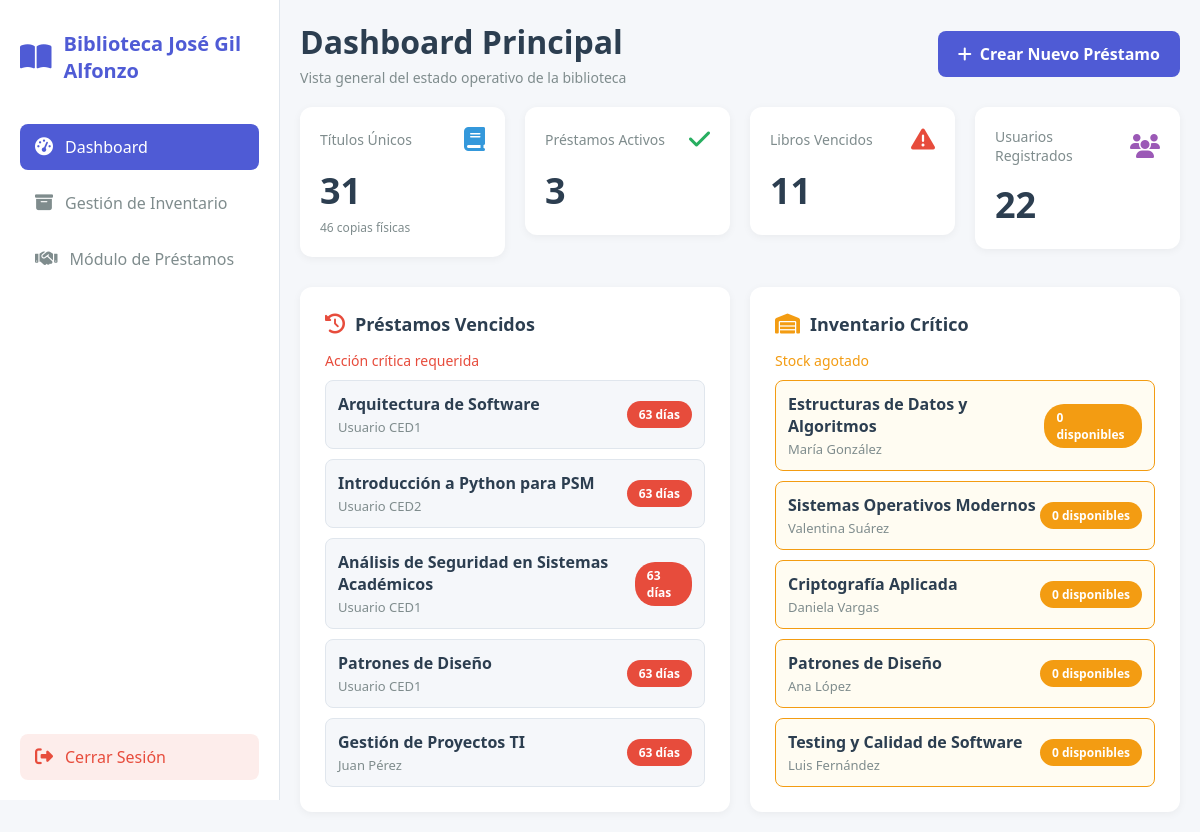
Page / (signed in) on the earlier database version.
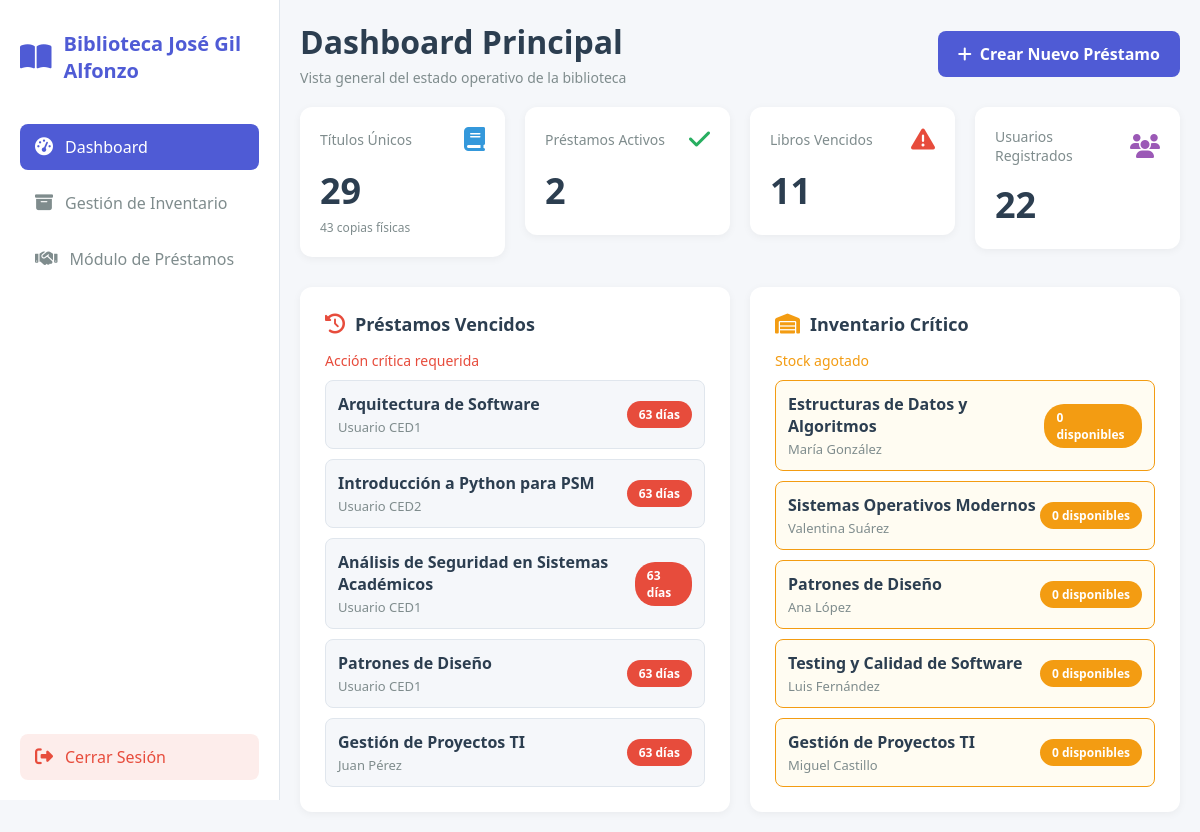
Same page on the later database version.
### core/models.py (models this page shows)
class Documentos(models.Model):
    id_documento = models.AutoField(primary_key=True)
    titulo = models.CharField(max_length=255)
    codigo_cota = models.CharField(unique=True, max_length=50, blank=True, null=True)
    fecha_publicacion = models.DateField(blank=True, null=True)
    id_tipo_documento = models.ForeignKey('TipoDocumento', models.DO_NOTHING, db_column='id_tipo_documento')
    id_carrera = models.ForeignKey(Carreras, models.DO_NOTHING, db_column='id_carrera', blank=True, null=True)
    class Meta:
        managed = True
        db_table = 'documentos'

### core/views.py (the view)
# urls.py: path('', web_views.dashboard_page, name='dashboard'),
@ensure_csrf_cookie
@login_required(login_url='login')
def dashboard_page(request):
    if not _is_admin_user(request.user):
        return redirect('gestion_prestamos')
    from django.db.models import Count, Sum, Q, F, Min
    from django.utils import timezone
    total_documentos = Documentos.objects.count()
    total_items = Ejemplares.objects.exclude(
        id_estado_ejemplar__nombre_estado__icontains='ELIMIN'
    ).exclude(unidad_fisica=0).aggregate(
        total=Sum('unidad_fisica')
    )['total'] or 0
    open_details = DetallePrestamo.objects.filter(
        id_prestamo=OuterRef('pk'),
        fecha_devolucion_real__isnull=True
    )
    today = timezone.now().date()
    prestamos_con_abiertos = Prestamos.objects.annotate(
        has_open=Exists(open_details),
        min_due=Min('detalleprestamo__fecha_vencimiento',
                    filter=Q(detalleprestamo__fecha_devolucion_real__isnull=True))
    )
    prestamos_activos = prestamos_con_abiertos.filter(
        has_open=True,
        min_due__gte=today
    ).count()
    prestamos_vencidos = prestamos_con_abiertos.filter(
        has_open=True,
        min_due__lt=today
    ).count()
    usuarios_registrados = Usuarios.objects.count()
    detalles_vencidos = DetallePrestamo.objects.filter(
        fecha_devolucion_real__isnull=True,
        fecha_vencimiento__lt=today
    ).select_related(
        'id_prestamo__id_usuario',
        'id_ejemplar__id_documento'
    ).order_by('fecha_vencimiento')[:5]
    prestamos_vencidos_list = []
    for detalle in detalles_vencidos:
        dias_vencido = (today - detalle.fecha_vencimiento).days
        usuario = detalle.id_prestamo.id_usuario
        documento = detalle.id_ejemplar.id_documento
        prestamos_vencidos_list.append({
            'titulo': documento.titulo,
            'usuario': f"{usuario.nombre} {usuario.apellido}",
            'dias': dias_vencido
        })
    prestamos_activos_sub = DetallePrestamo.objects.filter(
        id_ejemplar_id=OuterRef('pk'),
        fecha_devolucion_real__isnull=True
    ).values('id_ejemplar_id').annotate(c=Count('id_ejemplar_id')).values('c')
    ejemplares_con_disp = Ejemplares.objects.exclude(
        id_estado_ejemplar__nombre_estado__icontains='ELIMIN'
    ).exclude(unidad_fisica=0).annotate(
        prestados=Coalesce(Subquery(prestamos_activos_sub, output_field=IntegerField()), Value(0)),
        disponibles=F('unidad_fisica') - F('prestados')
    )
    docs_sin_stock = ejemplares_con_disp.values(
        'id_documento_id'
    ).annotate(
        total_disponibles=Sum('disponibles')
    ).filter(
        total_disponibles=0
    ).values_list('id_documento_id', flat=True)[:5]
    inventario_critico = []
    for doc_id in docs_sin_stock:
        try:
            doc = Documentos.objects.get(id_documento=doc_id)
            autor_rel = DocumentoAutores.objects.filter(id_documento=doc).select_related('id_autor').first()
            autor = f"{autor_rel.id_autor.nombre} {autor_rel.id_autor.apellido}" if autor_rel else "Autor desconocido"
            inventario_critico.append({
                'titulo': doc.titulo,
                'autor': autor
            })
        except Documentos.DoesNotExist:
            continue
    context = {
        'active_page': 'dashboard',
        'total_documentos': total_documentos,
        'total_items': total_items,
        'prestamos_activos': prestamos_activos,
        'prestamos_vencidos': prestamos_vencidos,
        'usuarios_registrados': usuarios_registrados,
        'prestamos_vencidos_list': prestamos_vencidos_list,
        'inventario_critico': inventario_critico,
    }
    return render(request, 'dashboard.html', context)

### core/views.py (called while the page is built)
def _is_admin_user(user) -> bool:
    if not user or not getattr(user, 'is_authenticated', False):
        return False
    if getattr(user, 'is_superuser', False) or getattr(user, 'is_staff', False):
        return True
    try:
        udom = Usuarios.objects.select_related('id_rol').get(id_usuario=user.id)
        return (udom.id_rol and str(udom.id_rol.nombre_rol).strip().lower() == 'admin')
    except Exception:
        return False

### templates/dashboard.html (shortened to what this page needs)
{% extends "base.html" %}
{% block content %}
    <div class="header">
        <div>
            <h1>Dashboard Principal</h1>
            <p>Vista general del estado operativo de la biblioteca</p>
        </div>
        <a href="{% url 'registrar_prestamos' %}" class="btn-primary">
            <i class="fa-solid fa-plus"></i>
            Crear Nuevo Préstamo
        </a>
    </div>
    <div class="dashboard-grid">
        <a href="{% url 'gestion_inventario' %}" style="text-decoration: none; color: inherit;">
            <div class="stat-card" style="cursor: pointer; transition: transform 0.2s, box-shadow 0.2s;" onmouseover="this.style.transform='translateY(-4px)'; this.style.boxShadow='0 4px 12px rgba(0,0,0,0.1)'" onmouseout="this.style.transform='translateY(0)'; this.style.boxShadow='0 2px 8px rgba(0,0,0,0.05)'">
                <div class="stat-card-header">
                    <p>Títulos Únicos</p>
                    <i class="fa-solid fa-book blue"></i>
                </div>
                <h2>{{ total_documentos|default:0 }}</h2>
                <small style="color: var(--text-light); font-size: 12px;">{{ total_items|default:0 }} copias físicas</small>
            </div>
        </a>
        <a href="{% url 'gestion_prestamos' %}?estado=activo" style="text-decoration: none; color: inherit;">
            <div class="stat-card" style="cursor: pointer; transition: transform 0.2s, box-shadow 0.2s;" onmouseover="this.style.transform='translateY(-4px)'; this.style.boxShadow='0 4px 12px rgba(0,0,0,0.1)'" onmouseout="this.style.transform='translateY(0)'; this.style.boxShadow='0 2px 8px rgba(0,0,0,0.05)'">
                <div class="stat-card-header">
                    <p>Préstamos Activos</p>
                    <i class="fa-solid fa-check green"></i>
                </div>
                <h2>{{ prestamos_activos|default:0 }}</h2>
            </div>
        </a>
        <a href="{% url 'gestion_prestamos' %}?estado=retrasado" style="text-decoration: none; color: inherit;">
            <div class="stat-card" style="cursor: pointer; transition: transform 0.2s, box-shadow 0.2s;" onmouseover="this.style.transform='translateY(-4px)'; this.style.boxShadow='0 4px 12px rgba(0,0,0,0.1)'" onmouseout="this.style.transform='translateY(0)'; this.style.boxShadow='0 2px 8px rgba(0,0,0,0.05)'">
                <div class="stat-card-header">
                    <p>Libros Vencidos</p>
                    <i class="fa-solid fa-triangle-exclamation red"></i>
                </div>
                <h2>{{ prestamos_vencidos|default:0 }}</h2>
            </div>
        </a>
        <a href="{% url 'gestion_usuarios' %}" style="text-decoration: none; color: inherit;">
            <div class="stat-card" style="cursor: pointer; transition: transform 0.2s, box-shadow 0.2s;" onmouseover="this.style.transform='translateY(-4px)'; this.style.boxShadow='0 4px 12px rgba(0,0,0,0.1)'" onmouseout="this.style.transform='translateY(0)'; this.style.boxShadow='0 2px 8px rgba(0,0,0,0.05)'">
                <div class="stat-card-header">
                    <p>Usuarios Registrados</p>
                    <i class="fa-solid fa-users purple"></i>
                </div>
                <h2>{{ usuarios_registrados|default:0 }}</h2>
            </div>
        </a>
    </div>
    <div class="main-sections">
        <div class="card">
            <div class="card-title">
                <i class="fa-solid fa-clock-rotate-left red"></i>
                Préstamos Vencidos
            </div>
            <p style="font-size: 14px; color: var(--status-red); margin-bottom: 10px;">Acción crítica requerida</p>
            <div class="item-list">
                {% if prestamos_vencidos_list %}
                    {% for prestamo in prestamos_vencidos_list %}
                    <div class="list-item">
                        <div class="item-info">
                            <p>{{ prestamo.titulo }}</p>
                            <p>{{ prestamo.usuario }}</p>
                        </div>
                        <span class="days-badge">{{ prestamo.dias }} día{{ prestamo.dias|pluralize:"s" }}</span>
                    </div>
                    {% endfor %}
                {% else %}
                    <div class="empty-state" style="padding: 20px;">
                        <i class="fa-solid fa-check-circle" style="color: var(--status-green);"></i>
                        <p>No hay préstamos vencidos</p>
                    </div>
                {% endif %}
            </div>
        </div>
        <div class="card">
            <div class="card-title">
                <i class="fa-solid fa-warehouse orange"></i>
                Inventario Crítico
            </div>
            <p style="font-size: 14px; color: var(--status-orange); margin-bottom: 10px;">Stock agotado</p>
            <div class="item-list">
                {% if inventario_critico %}
                    {% for item in inventario_critico %}
                    <div class="list-item" style="border-color: var(--status-orange); background-color: rgba(255, 193, 7, 0.05);">
                        <div class="item-info">
                            <p>{{ item.titulo }}</p>
                            <p>{{ item.autor }}</p>
                        </div>
                        <span class="unavailable-badge">0 disponibles</span>
                    </div>
                    {% endfor %}
                {% else %}
                    <div class="empty-state" style="padding: 20px;">
                        <i class="fa-solid fa-check-circle" style="color: var(--status-green);"></i>
                        <p>Todo el inventario tiene stock disponible</p>
                    </div>
                {% endif %}
            </div>
        </div>
    </div>
{% endblock %}

### templates/base.html (shortened to what this page needs)
{% load static %}
<!DOCTYPE html>
<html lang="es">
<head>
    <link rel="stylesheet" href="{% static 'style.css' %}">
    <link rel="stylesheet" href="https://cdnjs.cloudflare.com/ajax/libs/font-awesome/6.5.1/css/all.min.css">
</head>
<body>
    <div class="app-container">
        <aside class="sidebar">
            <div class="library-logo">
                <i class="fa-solid fa-book-open"></i>
                <span>Biblioteca José Gil Alfonzo</span>
            </div>
            <nav>
                <ul>
                    <li class="nav-item {% if active_page == 'dashboard' %}active{% endif %}">
                        <a href="{% url 'dashboard' %}">
                            <i class="fa-solid fa-gauge-high"></i>
                            Dashboard
                        </a>
                    </li>
                    <li class="nav-item {% if active_page == 'inventario' %}active{% endif %}">
                        <a href="{% url 'gestion_inventario' %}">
                            <i class="fa-solid fa-box-archive"></i>
                            Gestión de Inventario
                        </a>
                    </li>
                    <li class="nav-item {% if active_page == 'prestamos' %}active{% endif %}">
                        <a href="{% url 'gestion_prestamos' %}">
                            <i class="fa-solid fa-handshake"></i>
                            Módulo de Préstamos
                        </a>
                    </li>
                </ul>
            </nav>
            <div class="sidebar-footer">
                <a href="{% url 'logout' %}" class="logout-btn">
                    <i class="fa-solid fa-right-from-bracket"></i>
                    Cerrar Sesión
                </a>
            </div>
        </aside>
        <main class="main-content">
            {% block content %}{% endblock %}
        </main>
    </div>
</body>
</html>

### static/style.css (style rules this page uses)
:root { --primary-color: #4f5bd5; --secondary-color: #f5f7fa; --bg-card: #ffffff; --text-dark: #2c3e50; --text-light: #7f8c8d; --border-color: #e0e6ed; --status-green: #27ae60; --status-red: #e74c3c; --status-orange: #f39c12; --status-blue: #3498db; --status-purple: #9b59b6; --chip-bg: #f2f4f8; --chip-text: #2c3e50; --chip-accent: #4f5bd5; }
* { margin: 0; padding: 0; box-sizing: border-box; }
body { font-family: 'Segoe UI', Tahoma, Geneva, Verdana, sans-serif; background-color: var(--secondary-color); color: var(--text-dark); }
a { text-decoration: none; color: inherit; }
.app-container { display: flex; min-height: 100vh; }
.sidebar { width: 280px; background-color: var(--bg-card); border-right: 1px solid var(--border-color); padding: 30px 20px; position: fixed; height: 100vh; overflow-y: auto; }
.library-logo { display: flex; align-items: center; font-size: 20px; font-weight: 700; color: var(--primary-color); margin-bottom: 40px; }
.library-logo i { font-size: 28px; margin-right: 12px; }
.sidebar nav ul { list-style: none; }
.nav-item { margin-bottom: 10px; }
.nav-item a { display: flex; align-items: center; padding: 12px 15px; border-radius: 8px; color: var(--text-light); transition: all 0.2s; }
.nav-item a i { margin-right: 12px; font-size: 18px; }
.nav-item.active a { background-color: var(--primary-color); color: var(--bg-card); }
.main-content { margin-left: 280px; flex: 1; padding: 20px; }
.header { display: flex; justify-content: space-between; align-items: center; margin-bottom: 20px; }
.header h1 { font-size: 32px; margin-bottom: 5px; }
.header p { color: var(--text-light); font-size: 14px; }
.btn-primary { background-color: var(--primary-color); color: var(--bg-card); padding: 12px 20px; border-radius: 8px; display: flex; align-items: center; font-weight: 600; transition: background-color 0.2s; }
.btn-primary i { margin-right: 8px; }
.dashboard-grid { display: grid; grid-template-columns: repeat(4, 1fr); gap: 20px; margin-bottom: 30px; }
.stat-card { background-color: var(--bg-card); padding: 20px; border-radius: 12px; box-shadow: 0 2px 8px rgba(0, 0, 0, 0.05); }
.stat-card-header { display: flex; justify-content: space-between; align-items: center; margin-bottom: 15px; }
.stat-card-header p { color: var(--text-light); font-size: 14px; }
.stat-card-header i { font-size: 24px; }
.stat-card-header i.blue { color: var(--status-blue); }
.stat-card-header i.green { color: var(--status-green); }
.stat-card-header i.red { color: var(--status-red); }
.stat-card-header i.purple { color: var(--status-purple); }
.stat-card h2 { font-size: 36px; color: var(--text-dark); }
.main-sections { display: grid; grid-template-columns: repeat(2, 1fr); gap: 20px; }
.card { background-color: var(--bg-card); padding: 25px; border-radius: 12px; box-shadow: 0 2px 8px rgba(0, 0, 0, 0.05); }
.card-title { display: flex; align-items: center; font-size: 18px; font-weight: 600; margin-bottom: 15px; }
.card-title i { margin-right: 10px; font-size: 20px; }
.card-title i.red { color: var(--status-red); }
.card-title i.orange { color: var(--status-orange); }
.item-list { display: flex; flex-direction: column; gap: 10px; }
.list-item { display: flex; justify-content: space-between; align-items: center; padding: 12px; border: 1px solid var(--border-color); border-radius: 8px; background-color: var(--secondary-color); }
.item-info p:first-child { font-weight: 600; margin-bottom: 3px; }
.item-info p:last-child { font-size: 13px; color: var(--text-light); }
.days-badge { background-color: var(--status-red); color: white; padding: 5px 12px; border-radius: 20px; font-size: 12px; font-weight: 600; }
.unavailable-badge { background-color: var(--status-orange); color: white; padding: 5px 12px; border-radius: 20px; font-size: 12px; font-weight: 600; }
.sidebar-footer { position: absolute; bottom: 20px; left: 20px; right: 20px; }
.logout-btn { display: flex; align-items: center; padding: 12px 15px; border-radius: 8px; color: var(--status-red); background-color: rgba(231, 76, 60, 0.1); transition: all 0.2s; font-weight: 500; }
.logout-btn i { margin-right: 12px; font-size: 18px; }

Differences in the rows shown:
removed Documentos: titulo "Criptografía Aplicada"
Other differences:
{{ total_documentos|default:0 }}: "31" → "29"
{{ total_items|default:0 }}: "46" → "43"
{{ prestamos_activos|default:0 }}: "3" → "2"
new list line: "Gestión de Proyectos TI"
new list line: "Miguel Castillo 0 disponibles"
list line gone: "Daniela Vargas 0 disponibles"
